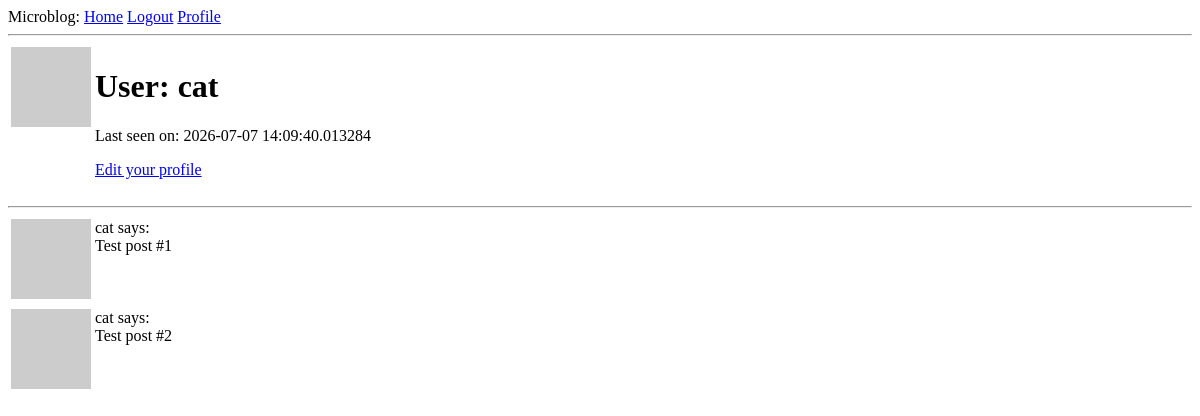
The app's page /user/cat (signed in), older data.
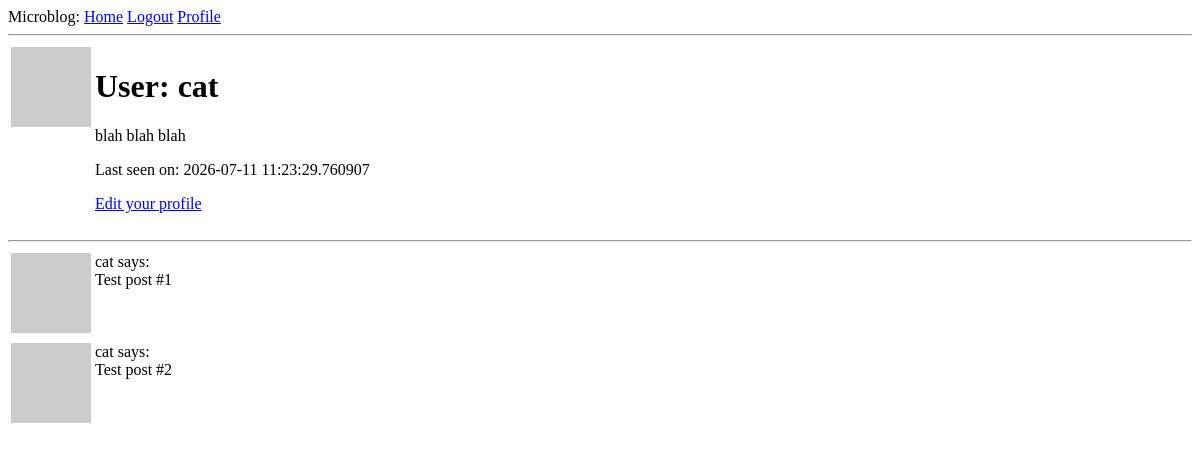
The same page, newer data.
### app/models.py (models this page shows, shortened)
class User(UserMixin, db.Model):
    @login.user_loader
    def load_user(id):
        return db.session.get(User, int(id))
    id: so.Mapped[int] = so.mapped_column(primary_key=True)
    username: so.Mapped[str] = so.mapped_column(sa.String(64), index=True, unique=True)
    email: so.Mapped[str] = so.mapped_column(sa.String(120), index=True, unique=True)
    password_hash: so.Mapped[Optional[str]] = so.mapped_column(sa.String(256))
    posts: so.WriteOnlyMapped["Post"] = so.relationship(back_populates="author")
    about_me: so.Mapped[Optional[str]] = so.mapped_column(sa.String(140))
    last_seen: so.Mapped[Optional[datetime]] = so.mapped_column(default=lambda: datetime.now(timezone.utc))
    def avatar(self, size):
        digest = md5(self.email.lower().encode("utf-8")).hexdigest()
        return f"https://www.gravatar.com/avatar/{digest}?d=identicon&s={size}"

### app/routes.py (the view)
@app.route("/user/<username>")
@login_required
def user(username):
    query = sa.select(User).where(User.username==username)
    user = db.first_or_404(query)
    posts = [
            {"author":user, "body":"Test post #1"},
            {"author":user, "body":"Test post #2"}
            ]
    return render_template("user.html", user=user, posts=posts)

### app/routes.py (called while the page is built)
@app.before_request
def before_request():
    if current_user.is_authenticated:
        current_user.last_seen = datetime.now(timezone.utc)
        db.session.commit()

### app/templates/user.html
{% extends "base.html" %}
{% block content %}
    <table>
        <tr valign="top">
            <td><img src ="{{ user.avatar(128) }}"></td>
            <td>
                <h1>User: {{ user.username }}</h1>
                {% if user.about_me %}
                <p>{{ user.about_me }}</p>
                {% endif %}
                {% if user.last_seen %}
                <p>Last seen on: {{ user.last_seen }}</p>
                {% endif %}
                {% if user == current_user %}
                <p><a href="{{ url_for("edit_profile") }}">Edit your profile</a></p>
                {% endif %}
            </td>
        </tr>
    </table>
    <hr>
    {% for post in posts %}
        {% include "_post.html" %}
    {% endfor %}
{% endblock %}

### app/templates/base.html (shortened to what this page needs)
<!doctype html>
<html>
    <head>
    </head>
    <body>
        <div>
            Microblog:
            <a href="{{ url_for("index") }}">Home</a>
            {% if current_user.is_anonymous %}
            <a href="{{ url_for("login") }}">Login</a>
            {% else %}
            <a href="{{ url_for("logout") }}">Logout</a>
            <a href="{{ url_for("user", username=current_user.username) }}">Profile</a>
            {% endif %}
        </div>
        <hr>
        {% block content %}{% endblock %}
    </body>
</html>

### app/templates/_post.html
<table>
    <tr valign="top">
        <td><img src="{{ user.avatar(36) }}"></td>
        <td>{{ post.author.username }} says:<br>{{ post.body }}</td>
    </tr>
</table>

Row changes from the older to the newer data that the page shows:
changed User "cat": about_me (not shown) → "blah blah blah"; last_seen "2026-07-07 14:09:40.013284" → "2026-07-11 11:23:29.760907"
